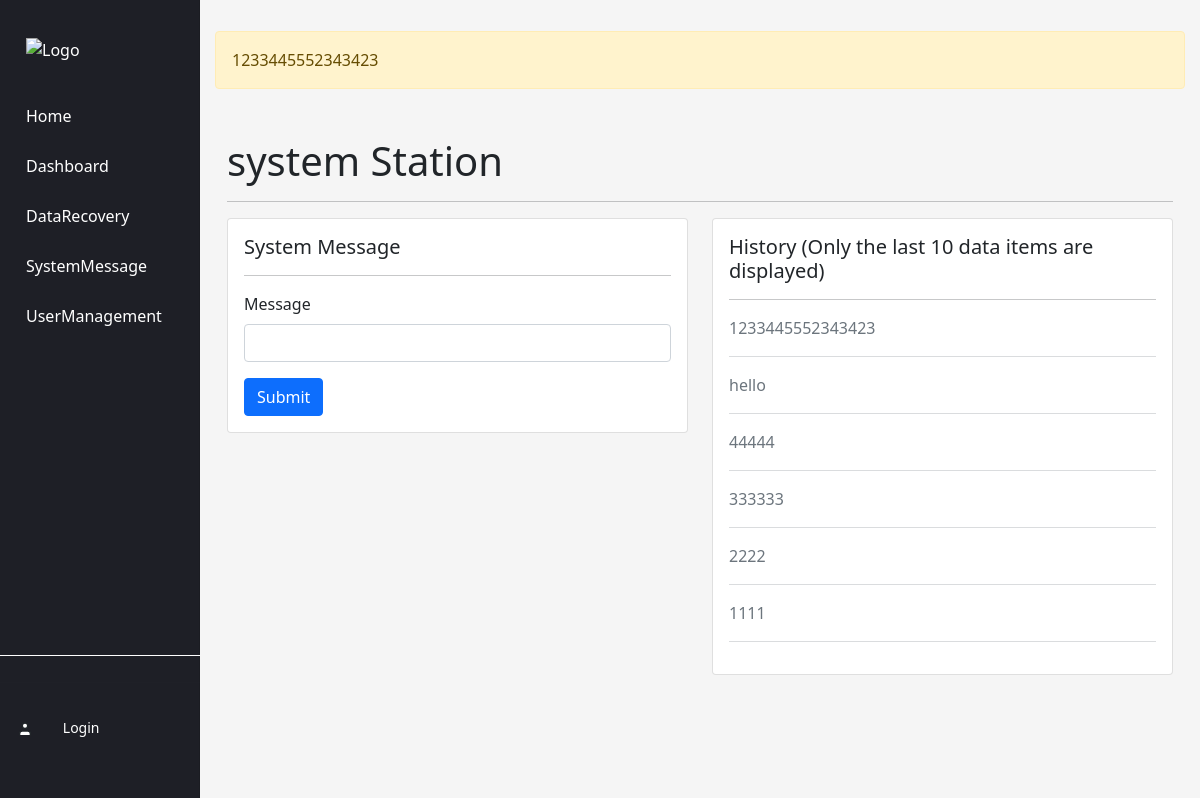
/chat/, run on an earlier commit of the app's database.
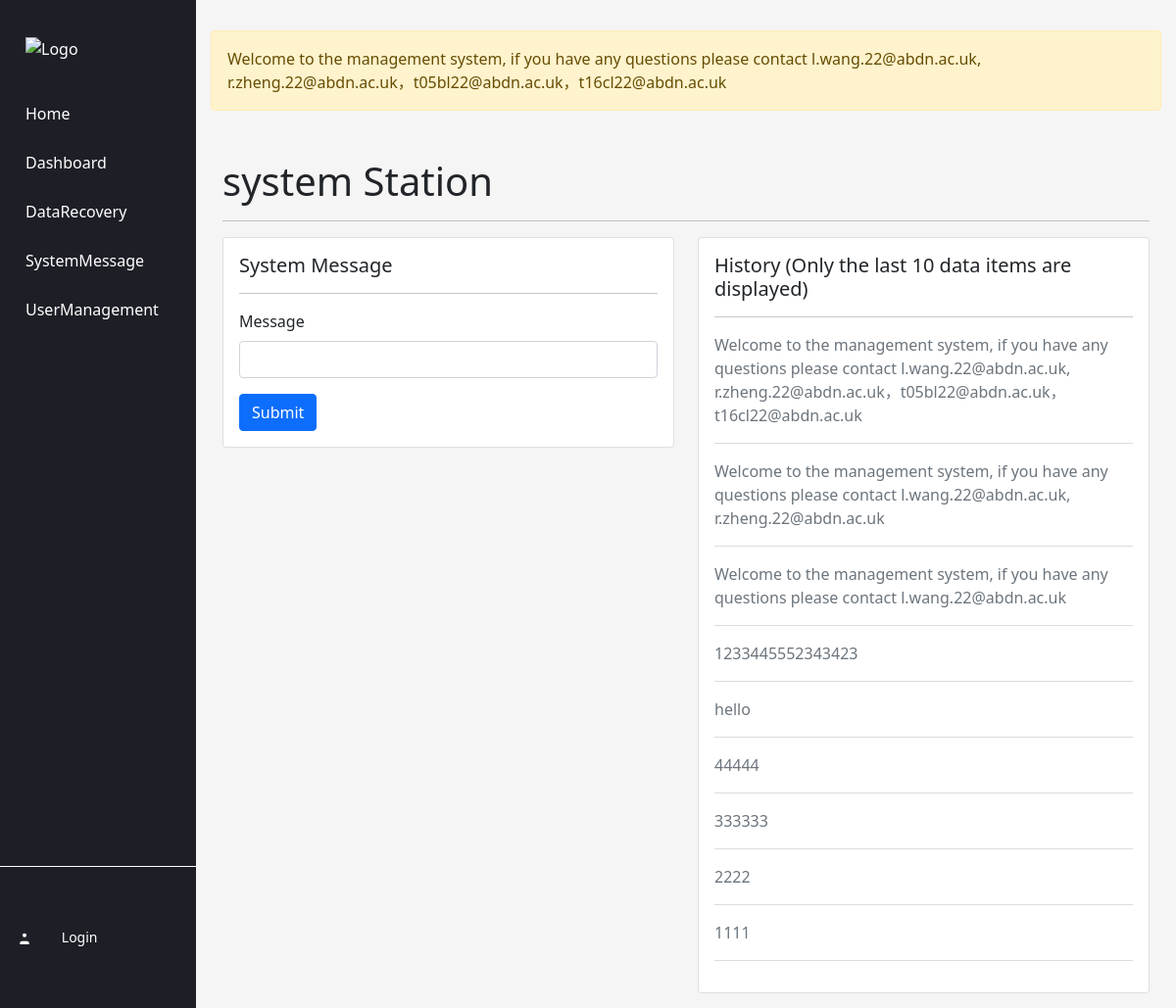
And on a later commit of the database.
### disaster_chat/models.py (models this page shows)
class Message(models.Model):
    id = models.AutoField(primary_key=True)
    message = models.TextField()
    class Meta:
        db_table = 'disaster_message'

### disaster_chat/views.py (the view)
# urls.py: path('', views.index, name='index'),
def index(request):
    message_obj = get_message_obj(request)
    return render(request, 'disaster_chat/index.html', {'message_obj': message_obj})

### disaster_chat/views.py (called while the page is built)
def get_message_obj(request):
    message_obj = Message.objects.order_by('-id')[:10]
    return message_obj

### disaster_chat/templates/disaster_chat/index.html (shortened to what this page needs)
{% include 'common/header.html' %} {% include 'common/nav.html' %}
<div class="main-content">
    <div class="alert alert-warning mt-3" role="alert">
       {{message_obj.0.message}}
    </div>
    <div class="container mt-5">
        <h1>system Station</h1>
        <hr>
        <div class="row">
            <div class="col-md-6">
                <div class="card">
                    <form method="get" action="{% url 'message_submit' %}">
                        <div class="card-body">
                            <h5 class="card-title">System Message</h5>
                            <hr>
                            <div class="mb-3">
                                <label for="question" class="form-label">Message</label>
                                <input type="text" class="form-control" name="message">
                            </div>
                            <button type="submit" class="btn btn-primary">Submit</button>
                        </div>
                    </form>
                </div>
            </div>
            <div class="col-md-6">
                <div class="card">
                    <div class="card-body">
                        <h5 class="card-title">History (Only the last 10 data items are displayed)</h5>
                        <hr>
                        <div class="text-muted mb-3">
                            {% for message in message_obj %}
                            <span>{{ message.message }}</span><br><hr>
                            {% endfor %}
                        </div>
                    </div>
                </div>
            </div>
        </div>
    </div>
</div>

What changed in the data, as far as the page shows it:
added Message: message "Welcome to the management system, if you have any questions please contact l.wang.22@abdn.ac.uk, r.zheng.22@abdn.ac.uk，t05bl22@abdn.ac.uk，t16cl22@abdn.ac.uk"
added Message: message "Welcome to the management system, if you have any questions please contact l.wang.22@abdn.ac.uk, r.zheng.22@abdn.ac.uk"
added Message: message "Welcome to the management system, if you have any questions please contact l.wang.22@abdn.ac.uk"
Also different on the page:
{{ message_obj.0.message }}: "1233445552343423" → "Welcome to the management system, if you have any questions please contact l.wang.22@abdn.ac.uk, r.zheng.22@abdn.ac.uk，t05bl22@abdn.ac.uk，t16cl22@abdn.ac.uk"
